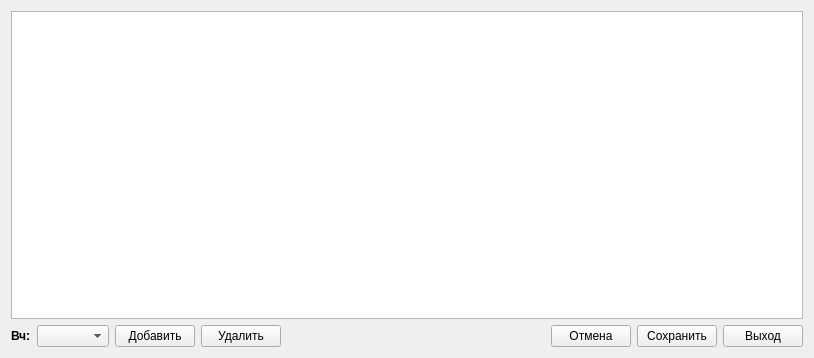
<?xml version="1.0" encoding="UTF-8"?>
<ui version="4.0">
 <class>AdmissonMainForm</class>
 <widget class="QWidget" name="AdmissonMainForm">
  <property name="geometry">
   <rect>
    <x>0</x>
    <y>0</y>
    <width>814</width>
    <height>358</height>
   </rect>
  </property>
  <property name="windowTitle">
   <string>Допуска</string>
  </property>
  <property name="windowIcon">
   <iconset>
    <normaloff>../../../images/copy.png</normaloff>../../../images/copy.png</iconset>
  </property>
  <layout class="QVBoxLayout" name="verticalLayout">
   <item>
    <widget class="QTableView" name="tv">
     <property name="sortingEnabled">
      <bool>true</bool>
     </property>
    </widget>
   </item>
   <item>
    <layout class="QHBoxLayout" name="horizontalLayout">
     <item>
      <widget class="QLabel" name="label_3">
       <property name="font">
        <font>
         <weight>75</weight>
         <bold>true</bold>
        </font>
       </property>
       <property name="text">
        <string>Вч:</string>
       </property>
      </widget>
     </item>
     <item>
      <widget class="QComboBox" name="cbVc"/>
     </item>
     <item>
      <widget class="QPushButton" name="pbAdd">
       <property name="text">
        <string>Добавить</string>
       </property>
      </widget>
     </item>
     <item>
      <widget class="QPushButton" name="pbDel">
       <property name="text">
        <string>Удалить</string>
       </property>
      </widget>
     </item>
     <item>
      <spacer name="horizontalSpacer">
       <property name="orientation">
        <enum>Qt::Horizontal</enum>
       </property>
       <property name="sizeHint" stdset="0">
        <size>
         <width>40</width>
         <height>20</height>
        </size>
       </property>
      </spacer>
     </item>
     <item>
      <widget class="QPushButton" name="pbCancel">
       <property name="text">
        <string>Отмена</string>
       </property>
      </widget>
     </item>
     <item>
      <widget class="QPushButton" name="pbSave">
       <property name="text">
        <string>Сохранить</string>
       </property>
      </widget>
     </item>
     <item>
      <widget class="QPushButton" name="pbExit">
       <property name="text">
        <string>Выход</string>
       </property>
      </widget>
     </item>
    </layout>
   </item>
  </layout>
 </widget>
 <resources/>
 <connections/>
</ui>
